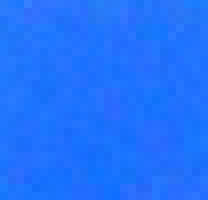
#> input picture Cube Solver（KNN）/test/Blue.jpg, 26 x 25 px (shown 8 times larger); its folder holds only this picture in this run
$ python size.py
#> lines starting #> are read from the running program, lines starting #| are printed output that depends on the picture
import os
import cv2
import uuid

filename = os.listdir("./test")
base_dir = "./test/"
new_dir = "./output/"
size_m = 64
size_n = 36

training_labels = []

for i in range(0,20):
    for file in filename:
        if file.endswith(".jpg") or file.endswith("png"):
            image = cv2.imread(base_dir + file)
#> image is the input picture: shape (25, 26, 3); mean B, G, R 253.1, 114.4, 32.6
            label_name = str(file).split('_')
            image_size = cv2.resize(image,(size_m, size_n))
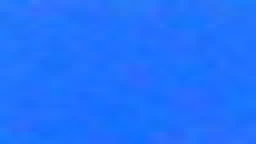
#> image_size: shape (36, 64, 3) (shown 4 times larger); mean B, G, R 253, 114.3, 32.5
            cv2.imwrite((new_dir + label_name[0] + '_' + str(uuid.uuid4()) + '.jpg'), image_size)
